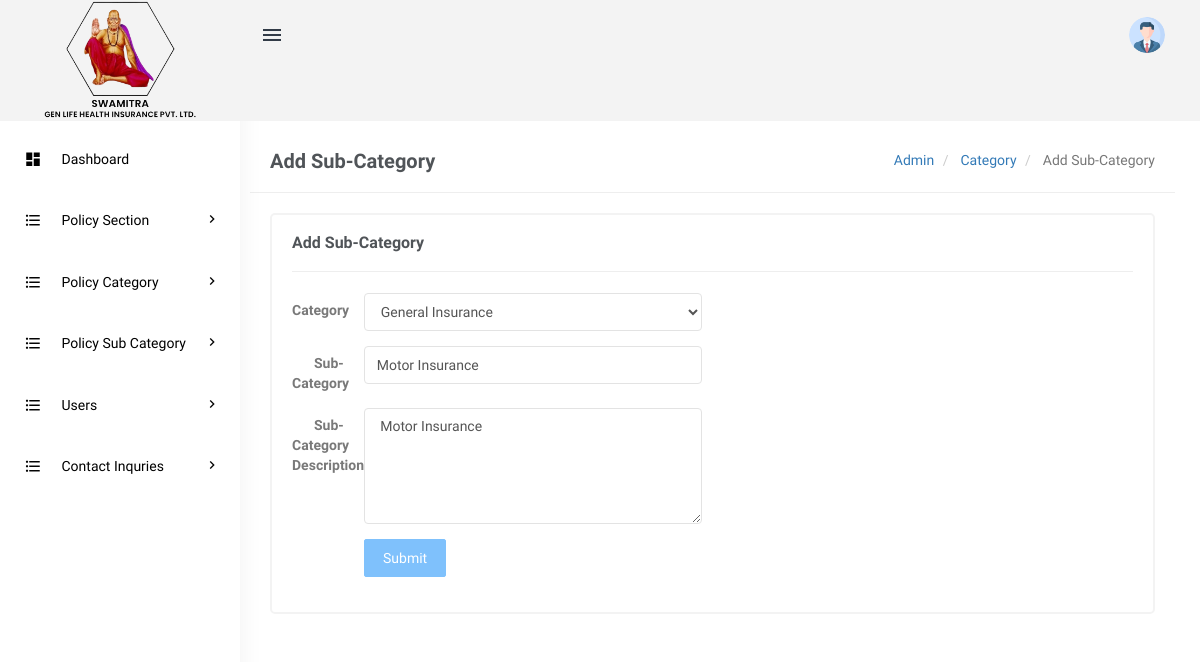
/swamitra-admin/edit-subcategory.php?scid=8 (signed in), run on the app's committed database.
### tables this page shows
CREATE TABLE `tblsubcategory` (
  `SubCategoryId` int(11) NOT NULL,
  `CategoryId` int(11) DEFAULT NULL,
  `Subcategory` varchar(255) DEFAULT NULL,
  `SubCatDescription` mediumtext DEFAULT NULL,
  `PostingDate` timestamp NOT NULL DEFAULT current_timestamp(),
  `UpdationDate` timestamp NULL DEFAULT NULL ON UPDATE current_timestamp(),
  `Is_Active` int(1) DEFAULT NULL
);

CREATE TABLE `tblcategory` (
  `id` int(11) NOT NULL,
  `CategoryName` varchar(200) DEFAULT NULL,
  `Description` mediumtext DEFAULT NULL,
  `PostingDate` timestamp NULL DEFAULT current_timestamp(),
  `UpdationDate` timestamp NULL DEFAULT NULL ON UPDATE current_timestamp(),
  `Is_Active` int(1) DEFAULT NULL
);

### swamitra-admin/edit-subcategory.php (the view, shortened to what this page needs)
<?php
include('includes/config.php');
if(strlen($_SESSION['login'])==0)
  {
header('location:index.php');
}
else{
?>
<!DOCTYPE html>
<html lang="en">
    <head>
        <link href="assets/css/bootstrap.min.css" rel="stylesheet" type="text/css" />
        <link href="assets/css/core.css" rel="stylesheet" type="text/css" />
        <link href="assets/css/components.css" rel="stylesheet" type="text/css" />
        <link href="assets/css/icons.css" rel="stylesheet" type="text/css" />
        <link href="assets/css/pages.css" rel="stylesheet" type="text/css" />
        <link href="assets/css/menu.css" rel="stylesheet" type="text/css" />
        <link href="assets/css/responsive.css" rel="stylesheet" type="text/css" />
		<link rel="stylesheet" href="../plugins/switchery/switchery.min.css">
    </head>
    <body class="fixed-left">
        <div id="wrapper">
 <?php include('includes/topheader.php');?>
           <?php include('includes/leftsidebar.php');?>
            <div class="content-page">
                <div class="content">
                    <div class="container">
                        <div class="row">
							<div class="col-xs-12">
								<div class="page-title-box">
                                    <h4 class="page-title">Add Sub-Category</h4>
                                    <ol class="breadcrumb p-0 m-0">
                                        <li>
                                            <a href="#">Admin</a>
                                        </li>
                                        <li>
                                            <a href="#">Category </a>
                                        </li>
                                        <li class="active">
                                            Add Sub-Category
                                        </li>
                                    </ol>
                                    <div class="clearfix"></div>
                                </div>
							</div>
						</div>
                        <div class="row">
                            <div class="col-sm-12">
                                <div class="card-box">
                                    <h4 class="m-t-0 header-title"><b>Add Sub-Category </b></h4>
                                    <hr />
<div class="row">
<div class="col-sm-6">
</div>
</div>
<?php
$subcatid=intval($_GET['scid']);
$query=mysqli_query($con,"Select tblcategory.CategoryName as catname,tblcategory.id as catid,tblsubcategory.Subcategory as subcatname,tblsubcategory.SubCatDescription as SubCatDescription,tblsubcategory.PostingDate as subcatpostingdate,tblsubcategory.UpdationDate as subcatupdationdate,tblsubcategory.SubCategoryId as subcatid from tblsubcategory join tblcategory on tblsubcategory.CategoryId=tblcategory.id where tblsubcategory.Is_Active=1 and  SubCategoryId='$subcatid'");
while($row=mysqli_fetch_array($query))
{
?>
                        			<div class="row">
                        				<div class="col-md-6">
                        					<form class="form-horizontal" name="category" method="post">
	                                            <div class="form-group">
	                                                <label class="col-md-2 control-label">Category</label>
	                                                <div class="col-md-10">
	                                                  <select class="form-control" name="category" required>
                                                   <option value="<?php echo htmlentities($row['catid']);?>"><?php echo htmlentities($row['catname']);?></option>
                                                        </select>
	                                                </div>
	                                            </div>
    <div class="form-group">
                                                    <label class="col-md-2 control-label">Sub-Category</label>
                                                    <div class="col-md-10">
                                                        <input type="text" class="form-control" value="<?php echo htmlentities($row['subcatname']);?>" name="subcategory" required>
                                                    </div>
                                                </div>
	                                            <div class="form-group">
	                                                <label class="col-md-2 control-label">Sub-Category Description</label>
	                                                <div class="col-md-10">
	                                   <textarea class="form-control" rows="5" name="sucatdescription" required><?php echo htmlentities($row['SubCatDescription']);?></textarea>
	                                                </div>
	                                            </div>
<?php } ?>
        <div class="form-group">
                                                    <label class="col-md-2 control-label">&nbsp;</label>
                                                    <div class="col-md-10">
                                                <button type="submit" class="btn btn-custom waves-effect waves-light btn-md" name="submitsubcat">
                                                    Submit
                                                </button>
                                                    </div>
                                                </div>
	                                        </form>
                        				</div>
                        			</div>
                                </div>
                            </div>
                        </div>
                    </div>
                </div>
            </div>
        </div>
    </body>
</html>
<?php } ?>

### swamitra-admin/assets/css/core.css (style rules this page uses)
body { font-family: 'Varela Round', sans-serif; margin: 0; overflow-x: hidden; color: #797979; }
html { position: relative; min-height: 100%; }
.h1, .h2, .h3, .h4, .h5, .h6, h1, h2, h3, h4, h5, h6 { color: #505458; font-family: 'Hind Madurai', sans-serif; margin: 10px 0; }
* { outline: none !important; }
b, strong { font-weight: 600; font-family: 'Hind Madurai', sans-serif; }
.container { width: auto; }
.p-0 { padding: 0 !important; }
.m-0 { margin: 0 !important; }
.m-t-0 { margin-top: 0 !important; }
.card-box { padding: 20px; border: 2px solid #f3f3f3; -webkit-border-radius: 5px; border-radius: 5px; -moz-border-radius: 5px; background-clip: padding-box; margin-bottom: 20px; background-color: #ffffff; }
.row { margin-right: -10px; margin-left: -10px; }
.col-lg-1, .col-lg-10, .col-lg-11, .col-lg-12, .col-lg-2, .col-lg-3, .col-lg-4, .col-lg-5, .col-lg-6, .col-lg-7, .col-lg-8, .col-lg-9, .col-md-1, .col-md-10, .col-md-11, .col-md-12, .col-md-2, .col-md-3, .col-md-4, .col-md-5, .col-md-6, .col-md-7, .col-md-8, .col-md-9, .col-sm-1, .col-sm-10, .col-sm-11, .col-sm-12, .col-sm-2, .col-sm-3, .col-sm-4, .col-sm-5, .col-sm-6, .col-sm-7, .col-sm-8, .col-sm-9, .col-xs-1, .col-xs-10, .col-xs-11, .col-xs-12, .col-xs-2, .col-xs-3, .col-xs-4, .col-xs-5, .col-xs-6, .col-xs-7, .col-xs-8, .col-xs-9 { padding-left: 10px; padding-right: 10px; }
.breadcrumb { background-color: transparent; margin-bottom: 15px; padding-top: 10px; padding-left: 0; }
.waves-effect { position: relative; cursor: pointer; display: inline-block; overflow: hidden; -webkit-user-select: none; -moz-user-select: none; -ms-user-select: none; user-select: none; -webkit-tap-highlight-color: transparent; vertical-align: middle; z-index: 1; will-change: opacity, transform; -webkit-transition: all 0.3s ease-out; -moz-transition: all 0.3s ease-out; -o-transition: all 0.3s ease-out; -ms-transition: all 0.3s ease-out; transition: all 0.3s ease-out; }

### swamitra-admin/assets/css/menu.css (style rules this page uses)
.content-page { margin-left: 225px; overflow: hidden; }
.content-page .content { padding:60px 30px 10px 30px; margin-top: 70px; }
.page-title { font-size: 20px; margin-bottom: 0; margin-top: 0; font-weight: 600; }
.header-title { font-size: 16px; line-height: 16px; margin-bottom: 8px; font-weight: 600; }
.page-title-box { padding: 20px; border-bottom: 1px solid #eee; margin: 0 -20px 20px -20px; }
.page-title-box .page-title { margin-bottom: 0; float: left; }
.page-title-box .breadcrumb { float: right; background-color: transparent !important; }

### data on the page
tblsubcategory: category "General Insurance", subcategory "Motor Insurance", sucatdescription "Motor Insurance"
